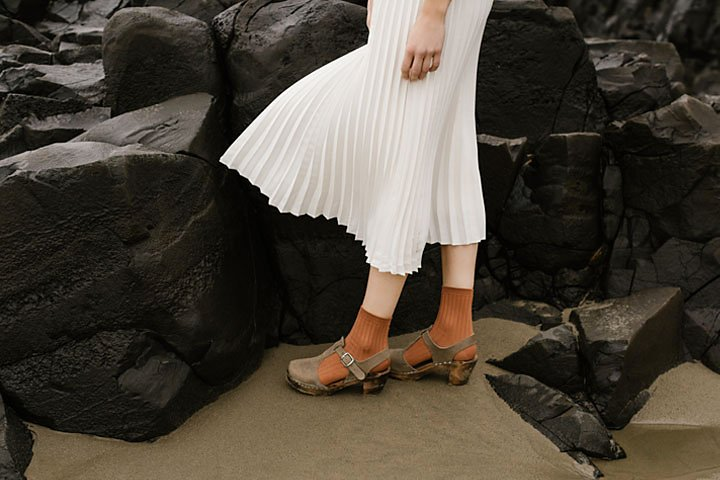
#> input picture a1images/highlights_and_shadows.jpg, 720 x 480 px, found by its file name
$ jupyter execute 'Gamma Correction.ipynb'
#> lines starting #> are read from the running program, lines starting #| are printed output that depends on the picture
### Gamma correction to the L plane

[cell 1]
import cv2
import numpy as np
import matplotlib.pyplot as plt

# Load the image
image = cv2.imread(r"D:\5th sem\Image processing\Assignment 1 on Intensity Transformations and Neighborhood\Intensity-Transformations-and-Neighborhood\a1images\highlights_and_shadows.jpg")
#> image is the input picture: shape (480, 720, 3); mean B, G, R 58.1, 68.6, 75.7
image_lab = cv2.cvtColor(image, cv2.COLOR_BGR2Lab)
#> image_lab: shape (480, 720, 3); mean of channels 0, 1, 2 71.3, 129.1, 135

# Separate the L, a, b channels
L, a, b = cv2.split(image_lab)
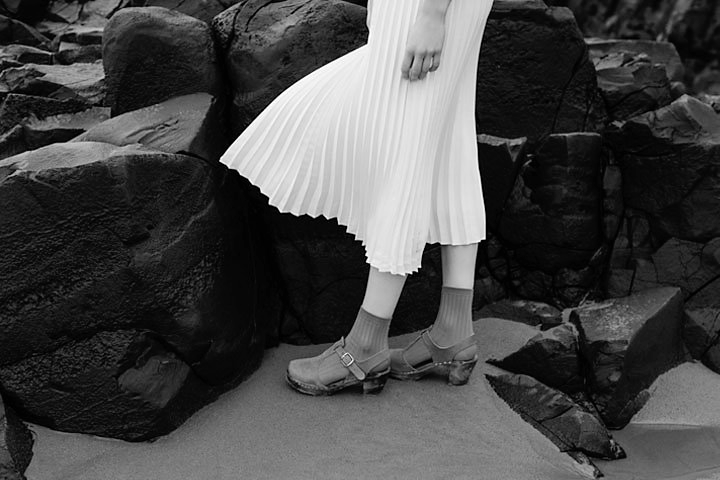
#> L: shape (480, 720); min 0, max 255, mean 71.3
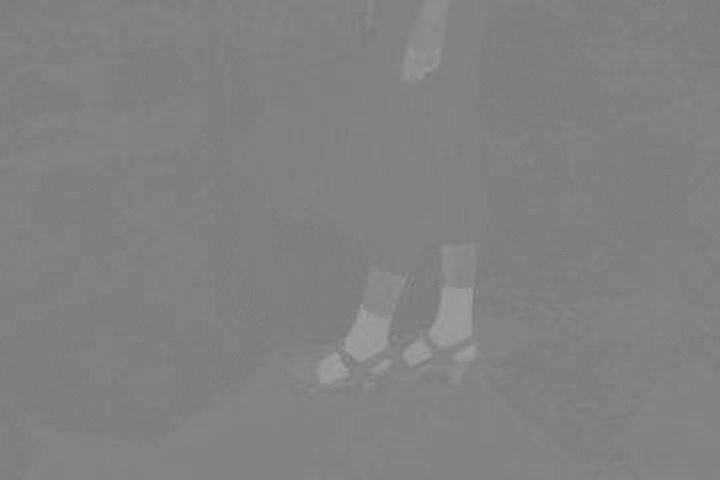
#> a: shape (480, 720); min 119, max 160, mean 129.1

# Function to apply gamma correction
def adjust_gamma(image, gamma=1.0):
#> called with gamma = 0.5
    table = np.array([((i / 255.0) ** gamma) * 255 for i in np.arange(0, 256)]).astype("uint8")
    return cv2.LUT(image, table)
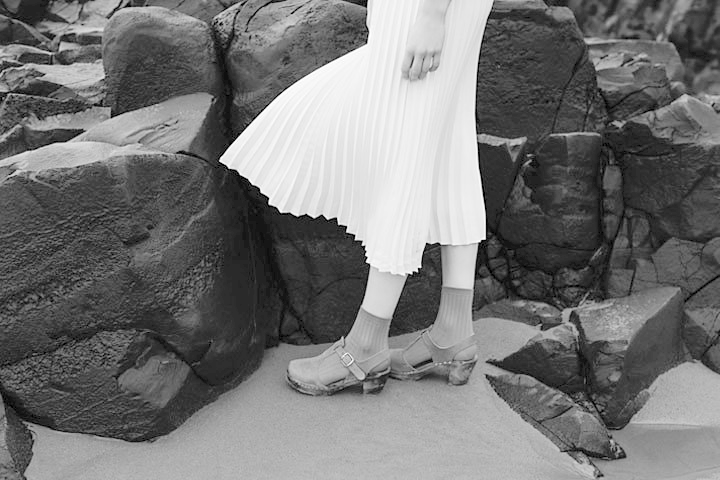
#> returned value: shape (480, 720); min 0, max 255, mean 117.3

# Apply gamma correction with gamma = 0.5
gamma_corrected_L = adjust_gamma(L, gamma=0.5)

# Merge back the corrected L plane
lab_gamma_corrected = cv2.merge([gamma_corrected_L, a, b])
#> lab_gamma_corrected: shape (480, 720, 3); mean of channels 0, 1, 2 117.3, 129.1, 135
image_gamma_corrected = cv2.cvtColor(lab_gamma_corrected, cv2.COLOR_Lab2BGR)
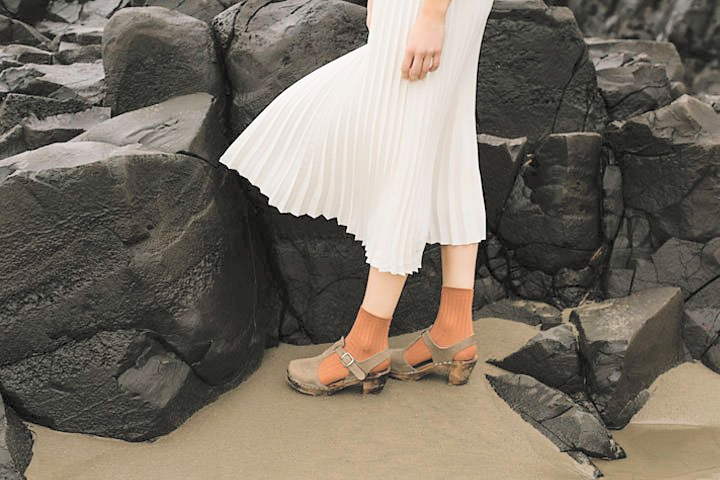
#> image_gamma_corrected: shape (480, 720, 3); mean B, G, R 100.2, 111.1, 118.8

# Convert to RGB for displaying with matplotlib
image_rgb = cv2.cvtColor(image, cv2.COLOR_BGR2RGB)
image_gamma_corrected_rgb = cv2.cvtColor(image_gamma_corrected, cv2.COLOR_BGR2RGB)

# Display the original and corrected images
plt.figure(figsize=(10, 5))
plt.subplot(1, 2, 1)
plt.imshow(image_rgb)
plt.title('Original Image')
plt.axis('off')

plt.subplot(1, 2, 2)
plt.imshow(image_gamma_corrected_rgb)
plt.title('Gamma Corrected Image')
plt.axis('off')
plt.show()

# Display histograms
plt.figure(figsize=(10, 5))
plt.subplot(1, 2, 1)
plt.hist(L.ravel(), bins=256, color='gray', alpha=0.7, label='Original L')
plt.title('Histogram of Original L')
plt.xlabel('L value')
plt.ylabel('Count')

plt.subplot(1, 2, 2)
plt.hist(gamma_corrected_L.ravel(), bins=256, color='gray', alpha=0.7, label='Corrected L')
plt.title('Histogram of Gamma Corrected L')
plt.xlabel('L value')
plt.show()
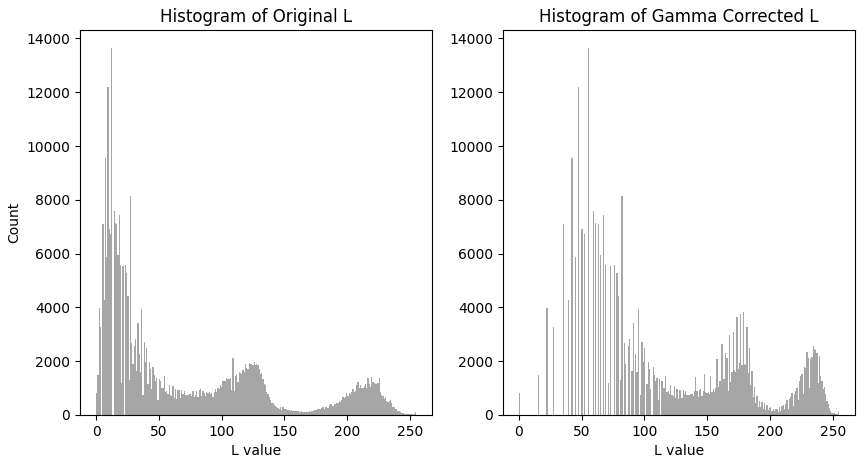
#> figure drawn by matplotlib, 2 panels; panel 1: tallest bar 13634 high, from x = 11.95 to 12.95; panel 2: tallest bar 13634 high, from x = 54.79 to 55.78

$ run again, with a1images/daisy.jpg copied over a1images/highlights_and_shadows.jpg
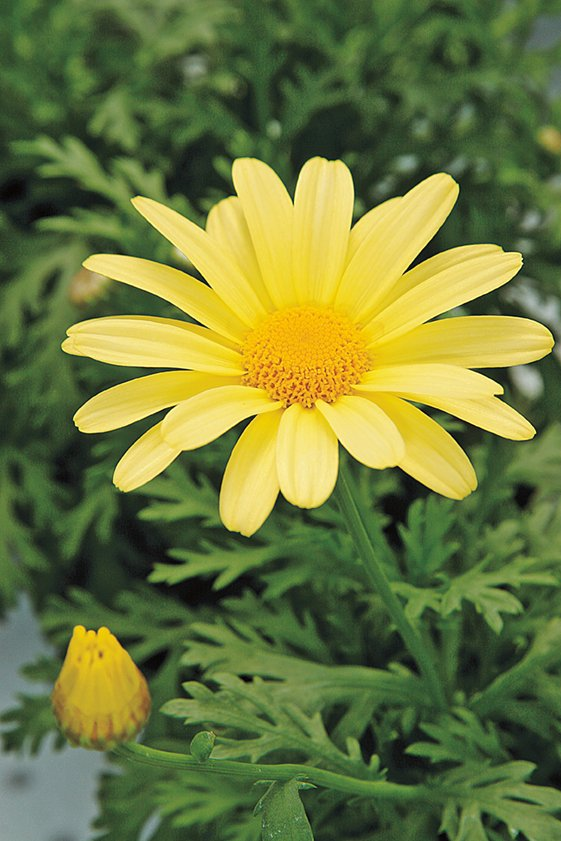
#> input picture a1images/daisy.jpg, 561 x 841 px, found by its file name
#> image is the input picture: shape (841, 561, 3); mean B, G, R 60.7, 120.3, 108.5
#> image_lab: shape (841, 561, 3); mean of channels 0, 1, 2 121.3, 114.4, 157.2
#> lab_gamma_corrected: shape (841, 561, 3); mean of channels 0, 1, 2 169.5, 114.4, 157.2
#> `image_gamma_corrected = cv2.cvtColor(lab_gamma_corrected, cv2.COLOR_La..`:
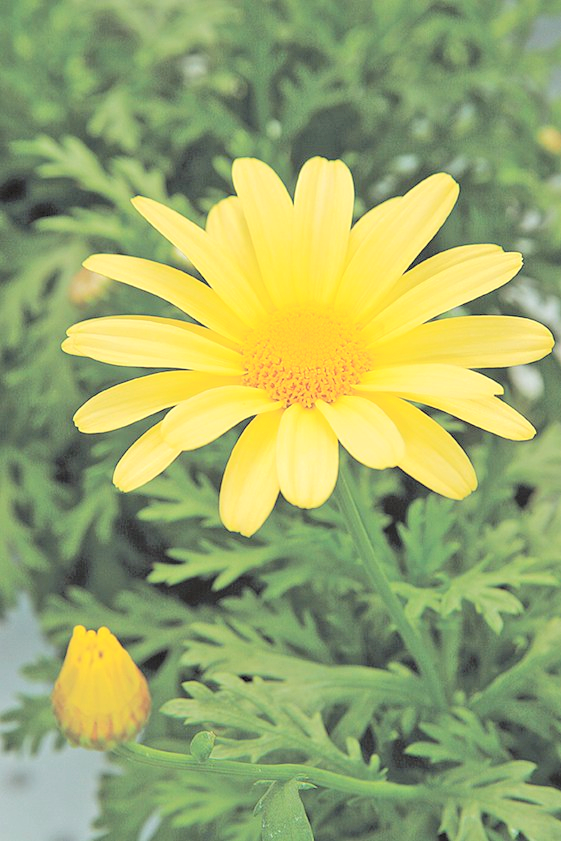
#> image_gamma_corrected: shape (841, 561, 3); mean B, G, R 106.8, 168.3, 154.9
#> `plt.show()`:
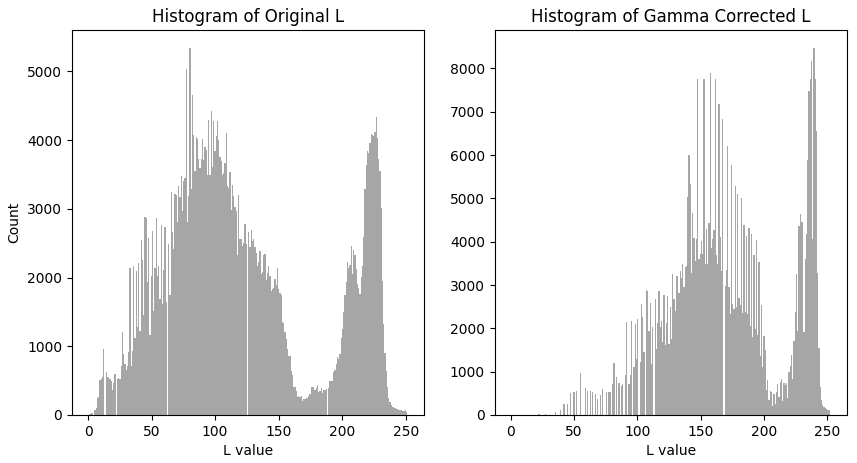
#> figure drawn by matplotlib, 2 panels; panel 1: tallest bar 5335 high, from x = 79.73 to 80.72; panel 2: tallest bar 8463 high, from x = 239.2 to 240.2

$ run again, with a1images/emma.jpg copied over a1images/highlights_and_shadows.jpg
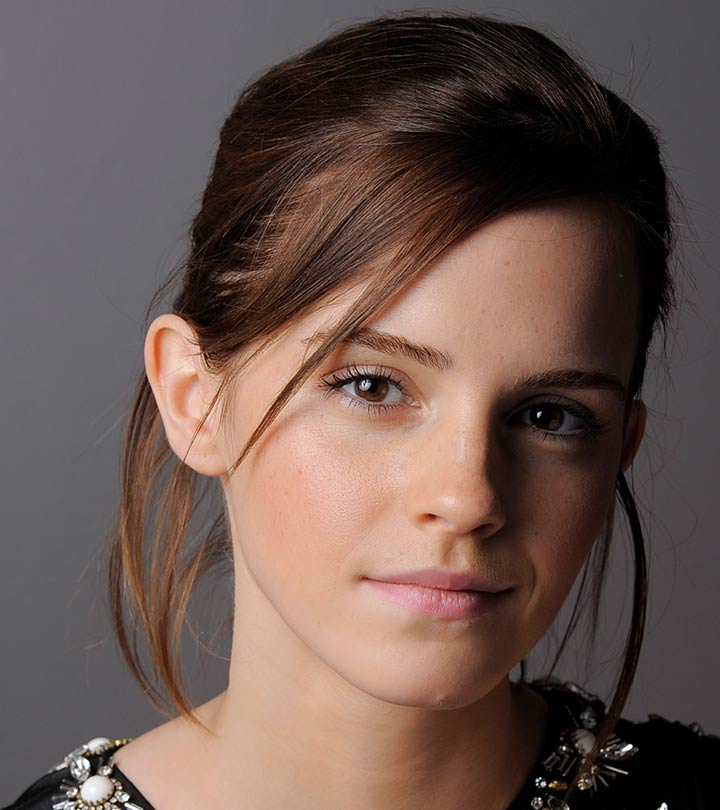
#> input picture a1images/emma.jpg, 720 x 810 px, found by its file name
#> image is the input picture: shape (810, 720, 3); mean B, G, R 80.1, 87.4, 106.8
#> image_lab: shape (810, 720, 3); mean of channels 0, 1, 2 97, 134.8, 135.1
#> lab_gamma_corrected: shape (810, 720, 3); mean of channels 0, 1, 2 145.4, 134.8, 135.1
#> `image_gamma_corrected = cv2.cvtColor(lab_gamma_corrected, cv2.COLOR_La..`:
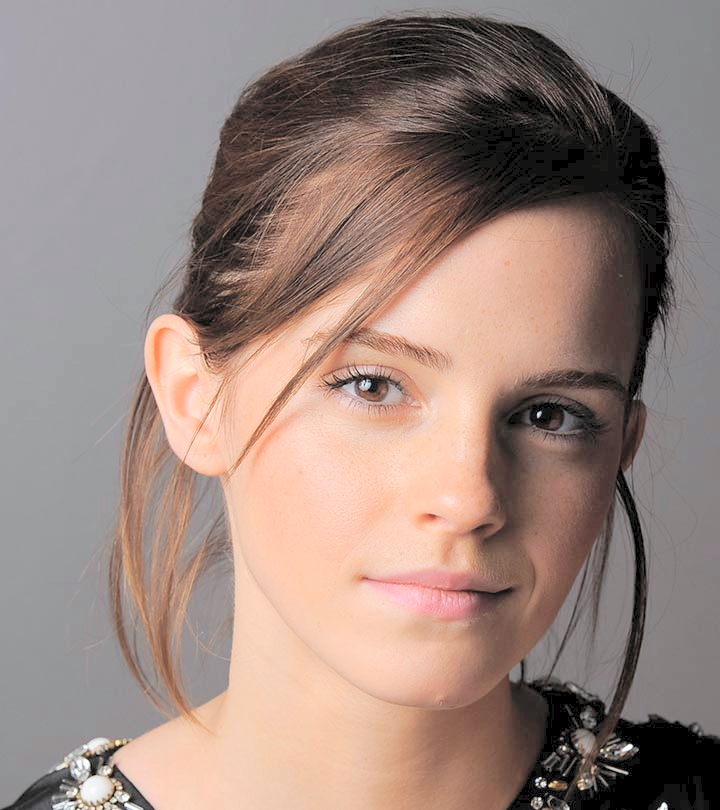
#> image_gamma_corrected: shape (810, 720, 3); mean B, G, R 126.8, 134.6, 155.3
#> `plt.show()`:
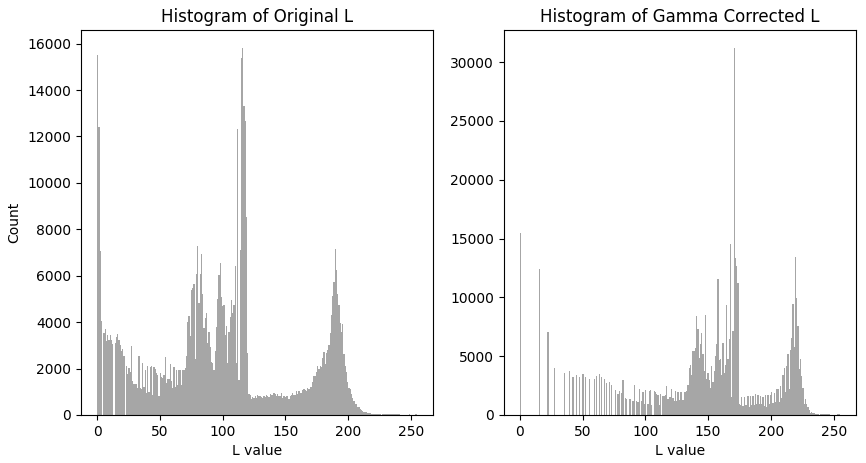
#> figure drawn by matplotlib, 2 panels; panel 1: tallest bar 15795 high, from x = 115.5 to 116.5; panel 2: tallest bar 31175 high, from x = 170.3 to 171.3
